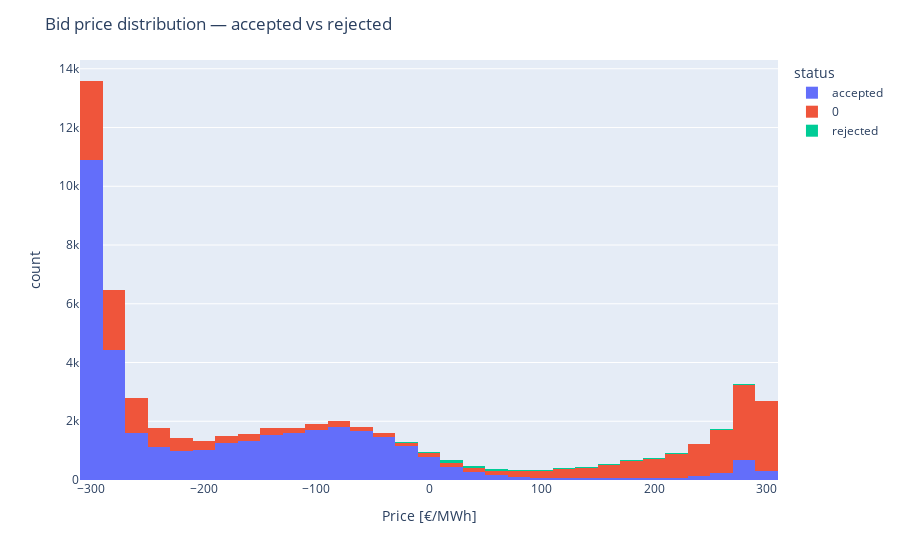

Notebook cell for this chart:
### Code cell
import plotly.express as px

df = filtered_df.copy()
df["status"] = "0"
df.loc[(df["accepted_volume"] > 0) & (df["volume"] > 0), "status"] = "accepted"
df.loc[(df["accepted_volume"] == 0) & (df["volume"] > 0), "status"] = "rejected"
fig = px.histogram(df, x='price', color='status', barmode='stack', nbins=50,
                   labels={'price': 'Price [€/MWh]', 'count': 'Number of bids'})
fig.update_layout(title='Bid price distribution — accepted vs rejected')
fig.show()

### Figure 1 — Plotly figure (JSON) as saved in the notebook; plotly's stock layout.template omitted (floating-point values rounded to 4 significant figures; data arrays with more than 128 entries replaced by an {"elided": "..."} marker saying what was removed)
{"data": [{"bingroup": "x", "hovertemplate": "status=accepted<br>Price [€/MWh]=%{x}<br>count=%{y}<extra></extra>", "legendgroup": "accepted", "marker": {"color": "#636efa", "pattern": {"shape": ""}}, "name": "accepted", "nbinsx": 50, "orientation": "v", "showlegend": true, "type": "histogram", "x": {"elided": "37184 float values"}, "xaxis": "x", "yaxis": "y"}, {"bingroup": "x", "hovertemplate": "status=0<br>Price [€/MWh]=%{x}<br>count=%{y}<extra></extra>", "legendgroup": "0", "marker": {"color": "#EF553B", "pattern": {"shape": ""}}, "name": "0", "nbinsx": 50, "orientation": "v", "showlegend": true, "type": "histogram", "x": {"elided": "20616 float values"}, "xaxis": "x", "yaxis": "y"}, {"bingroup": "x", "hovertemplate": "status=rejected<br>Price [€/MWh]=%{x}<br>count=%{y}<extra></extra>", "legendgroup": "rejected", "marker": {"color": "#00cc96", "pattern": {"shape": ""}}, "name": "rejected", "nbinsx": 50, "orientation": "v", "showlegend": true, "type": "histogram", "x": {"elided": "622 float values"}, "xaxis": "x", "yaxis": "y"}], "layout": {"barmode": "stack", "legend": {"title": {"text": "status"}, "tracegroupgap": 0}, "margin": {"t": 60}, "title": {"text": "Bid price distribution — accepted vs rejected"}, "xaxis": {"anchor": "y", "domain": [0, 1], "title": {"text": "Price [€/MWh]"}}, "yaxis": {"anchor": "x", "domain": [0, 1], "title": {"text": "count"}}}}
